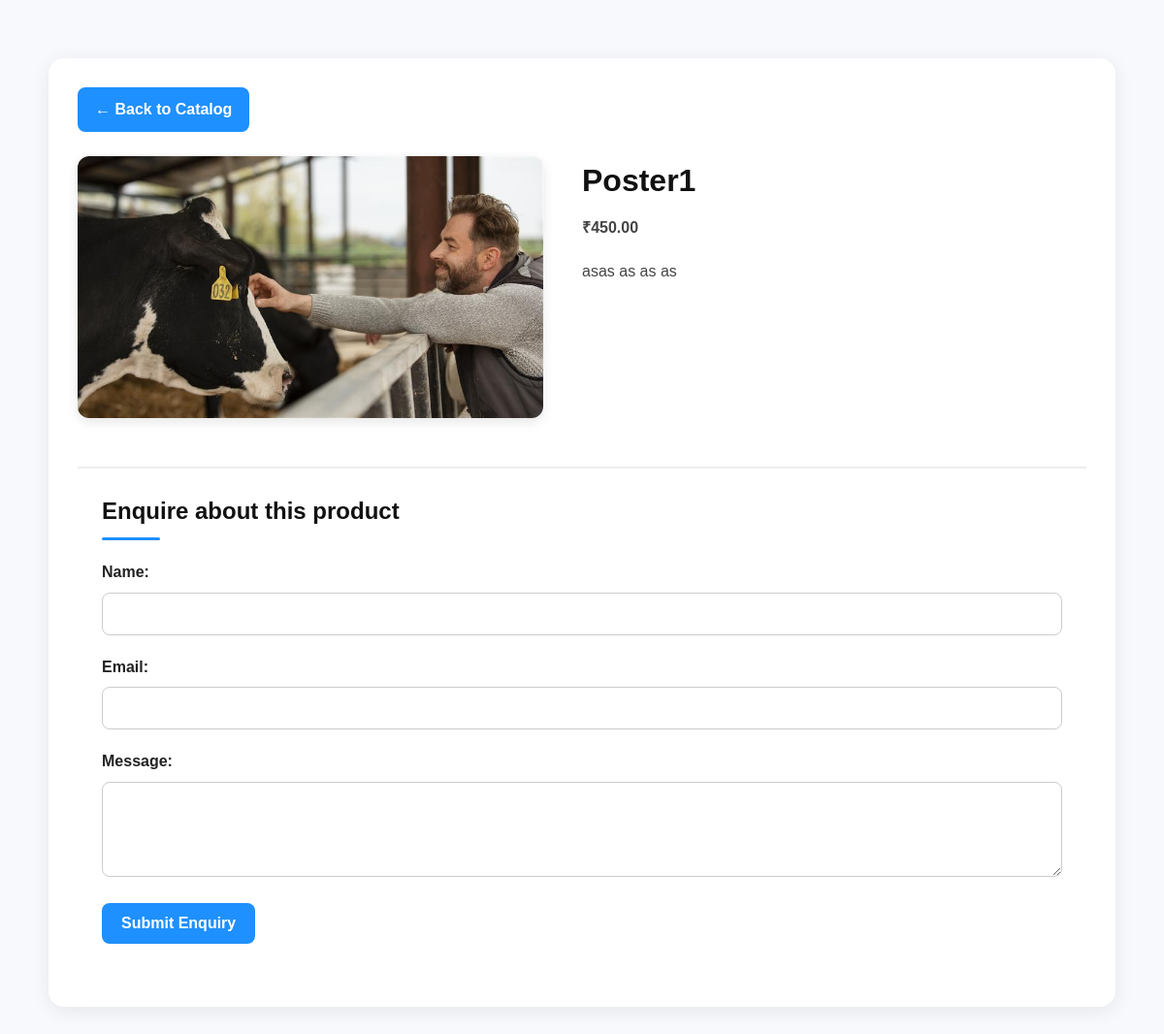
Screenshot of /catalog-item?slug=poster1 with the database file from the repository.
### tables this page shows
CREATE TABLE `catalog_items` (
  `id` int NOT NULL AUTO_INCREMENT,
  `slug` varchar(160) NOT NULL,
  `title` varchar(160) NOT NULL,
  `price` decimal(10,2) DEFAULT '0.00',
  `short_desc` varchar(280) DEFAULT NULL,
  `image_path` varchar(255) DEFAULT NULL,
  `status` enum('draft','published','archived') DEFAULT 'draft',
  `updated_at` timestamp NULL DEFAULT CURRENT_TIMESTAMP ON UPDATE CURRENT_TIMESTAMP,
  `created_at` timestamp NULL DEFAULT CURRENT_TIMESTAMP,
  PRIMARY KEY (`id`),
  UNIQUE KEY `slug` (`slug`),
  KEY `idx_catalog_status` (`status`),
  KEY `idx_catalog_title` (`title`)
);

### catalog-item.php (the view, shortened to what this page needs)
<?php
require __DIR__ . '/app/db.php';
$slug = $_GET['slug'] ?? '';
$stmt = $pdo->prepare("SELECT * FROM catalog_items WHERE slug = ? LIMIT 1");
$stmt->execute([$slug]);
$product = $stmt->fetch(PDO::FETCH_ASSOC);
$name = htmlspecialchars($product['title']);
$desc = htmlspecialchars($product['short_desc']);
$price = number_format($product['price'], 2);
$imagePath = htmlspecialchars($product['image_path']);
?>
<!DOCTYPE html>
<html lang="en">
<head>
</head>
<body>
  <div class="container">
    <a href="catalog" class="back-btn">← Back to Catalog</a>
    <div class="product-detail">
      <img src="<?= !empty($product['image_path']) ? $imagePath : 'https://via.placeholder.com/400x400?text=No+Image' ?>"
           alt="<?= $name ?>"
           class="product-image"
           loading="lazy" />
      <div class="product-info">
        <h1><?= $name ?></h1>
        <p class="price">₹<?= $price ?></p>
        <p><?= nl2br($desc) ?></p>
      </div>
    </div>
    <div class="enquiry-form">
      <h2>Enquire about this product</h2>
      <form id="enquiryForm" method="POST" action="/app/submit-enquiry.php">
        <div class="form-group">
          <label>Name:</label>
          <input type="text" name="name" required />
        </div>
        <div class="form-group">
          <label>Email:</label>
          <input type="email" name="email" required />
        </div>
        <div class="form-group">
          <label>Message:</label>
          <textarea name="message" rows="4" required></textarea>
        </div>
        <button type="submit">Submit Enquiry</button>
      </form>
    </div>
  </div>
</body>
</html>

### catalog-item.php (style rules this page uses)
* { box-sizing: border-box; margin: 0; padding: 0; }
body { font-family: "Poppins", Arial, sans-serif; background-color: #f7f9fc; color: #333; line-height: 1.6; padding: 20px; }
.container { max-width: 1100px; margin: 40px auto; background: #fff; border-radius: 16px; box-shadow: 0 4px 20px rgba(0,0,0,0.08); padding: 30px; }
.back-btn { display: inline-block; margin-bottom: 25px; background: #1e90ff; color: #fff; padding: 10px 18px; border-radius: 8px; text-decoration: none; font-weight: 600; transition: background 0.3s ease, transform 0.2s ease; }
.product-detail { display: flex; flex-wrap: wrap; gap: 40px; margin-bottom: 50px; }
.product-image { flex: 1 1 380px; max-width: 480px; border-radius: 12px; object-fit: cover; width: 100%; height: auto; box-shadow: 0 4px 12px rgba(0,0,0,0.1); }
.product-info { flex: 1 1 300px; }
.product-info h1 { font-size: 2rem; color: #111; margin-bottom: 10px; }
.price { font-size: 1.4rem; font-weight: 700; color: #1e90ff; margin-bottom: 20px; }
.product-info p { font-size: 1rem; color: #444; }
.enquiry-form { padding: 25px; border-top: 2px solid #eee; }
.enquiry-form h2 { font-size: 1.5rem; color: #111; margin-bottom: 20px; position: relative; }
.enquiry-form h2::after { content: ""; display: block; width: 60px; height: 3px; background: #1e90ff; margin-top: 8px; border-radius: 3px; }
.form-group { margin-bottom: 20px; }
.form-group label { display: block; font-weight: 600; margin-bottom: 8px; color: #222; }
.form-group input, .form-group textarea { width: 100%; padding: 12px 14px; border: 1px solid #ccc; border-radius: 8px; font-size: 1rem; transition: all 0.2s ease; }
button[type="submit"] { background-color: #1e90ff; color: #fff; border: none; padding: 12px 20px; border-radius: 8px; cursor: pointer; font-weight: 600; font-size: 1rem; transition: background 0.3s ease, transform 0.2s ease; }

### rows the page displays
catalog_items: image_path (picture), title "Poster1", price "450.00", short_desc "asas as as as"
